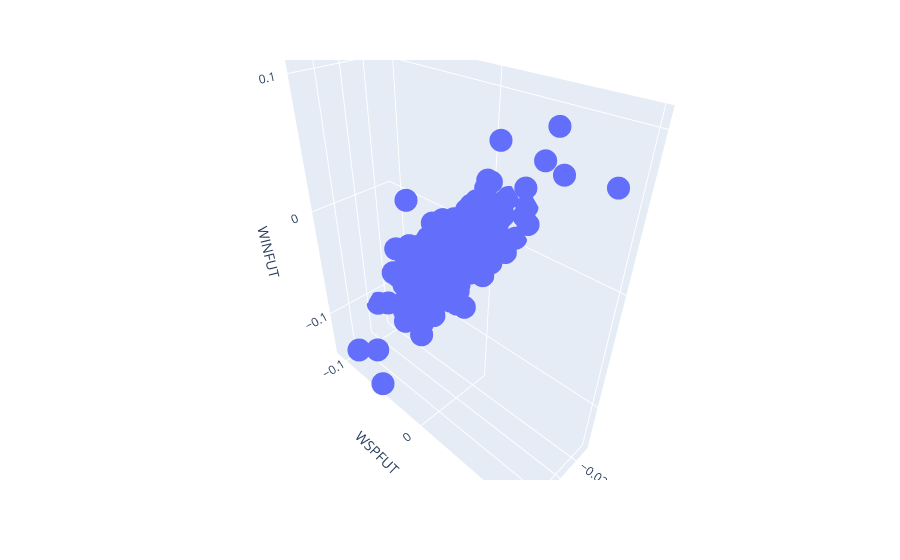

Source (notebook cell):
### Code cell
import plotly.express as px

fig = plt.figure(figsize=(30,30))
fig = px.scatter_3d(retorno, x='WDOFUT', y='WSPFUT', z='WINFUT')
fig.show()

### Figure 1 — Plotly figure (JSON) as saved in the notebook; plotly's stock layout.template omitted (floating-point values rounded to 4 significant figures; data arrays with more than 128 entries replaced by an {"elided": "..."} marker saying what was removed)
{"data": [{"hovertemplate": "WDOFUT=%{x}<br>WSPFUT=%{y}<br>WINFUT=%{z}<extra></extra>", "legendgroup": "", "marker": {"color": "#636efa", "symbol": "circle"}, "mode": "markers", "name": "", "scene": "scene", "showlegend": false, "type": "scatter3d", "x": {"elided": "693 float values"}, "y": {"elided": "693 float values"}, "z": {"elided": "693 float values"}}], "layout": {"legend": {"tracegroupgap": 0}, "margin": {"t": 60}, "scene": {"domain": {"x": [0, 1], "y": [0, 1]}, "xaxis": {"title": {"text": "WDOFUT"}}, "yaxis": {"title": {"text": "WSPFUT"}}, "zaxis": {"title": {"text": "WINFUT"}}}}}
